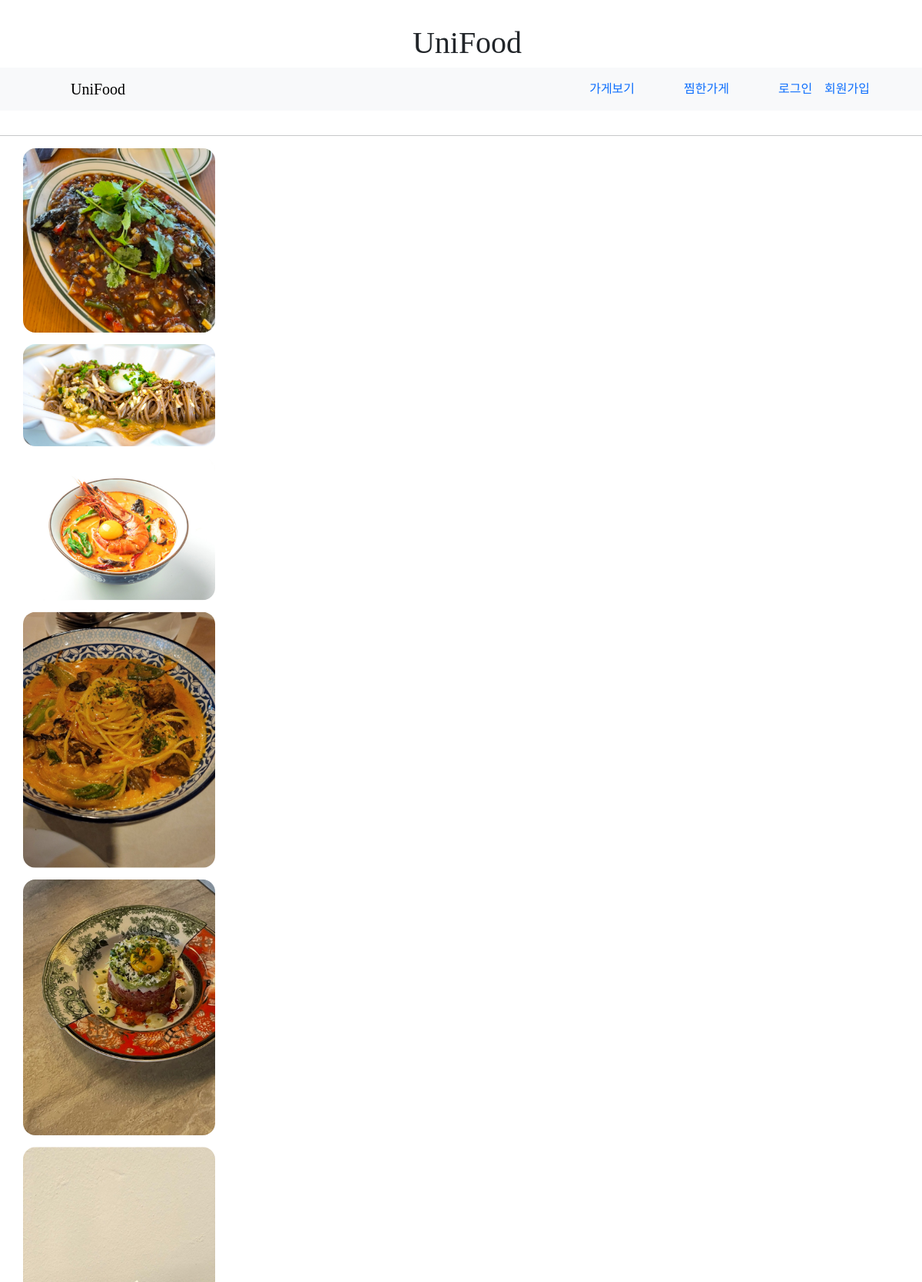
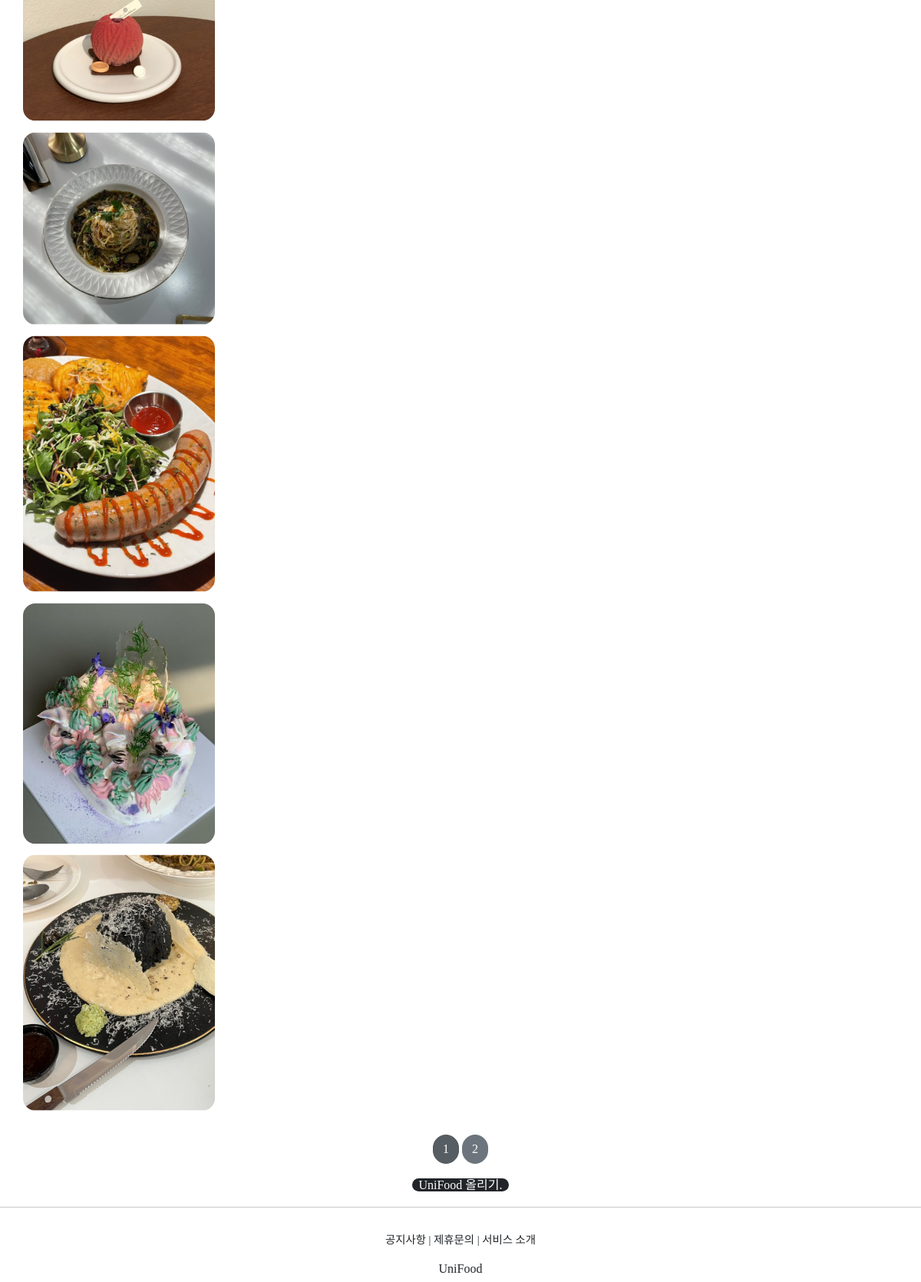
The app's page /, older data (2 pictures, top to bottom).
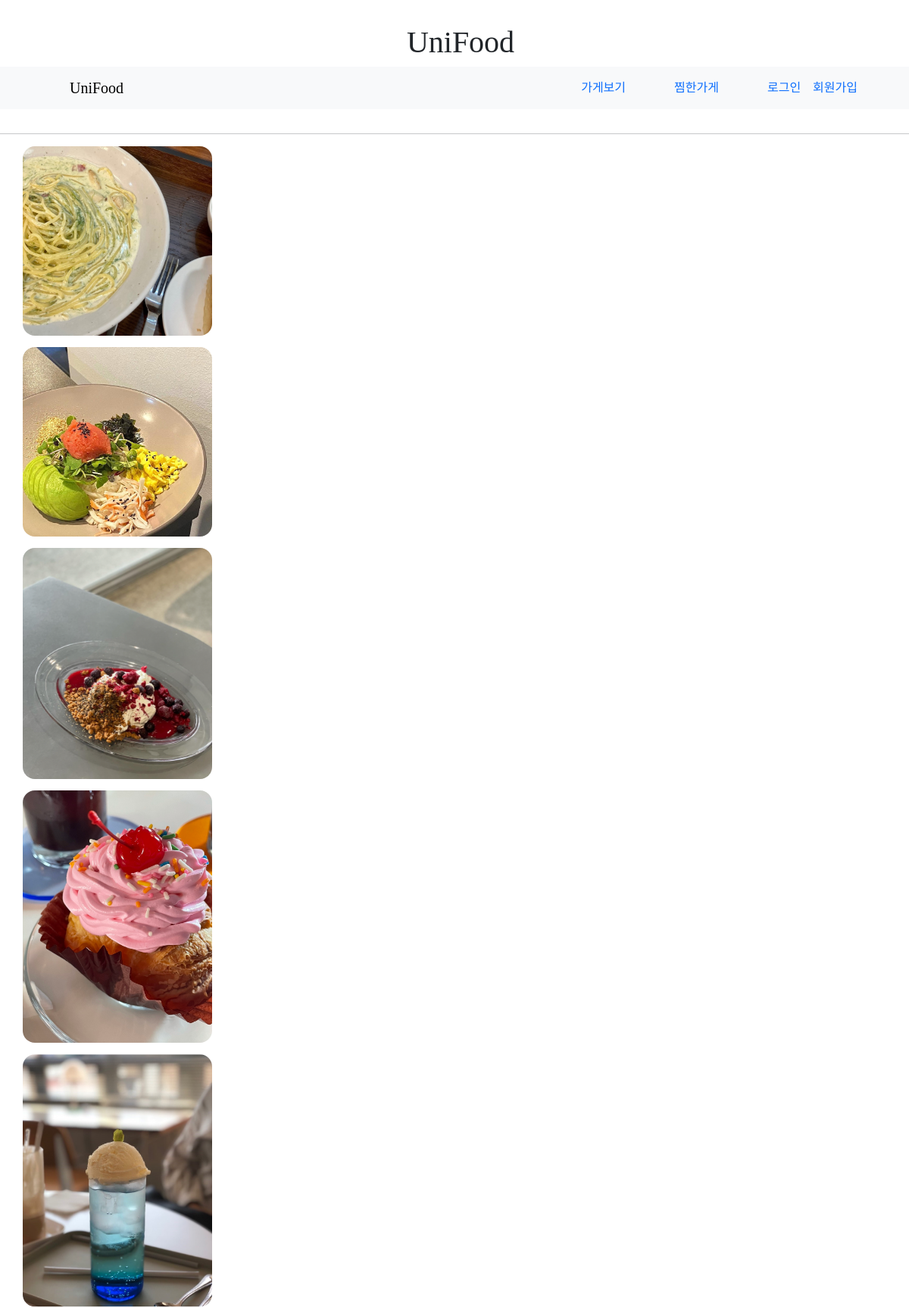
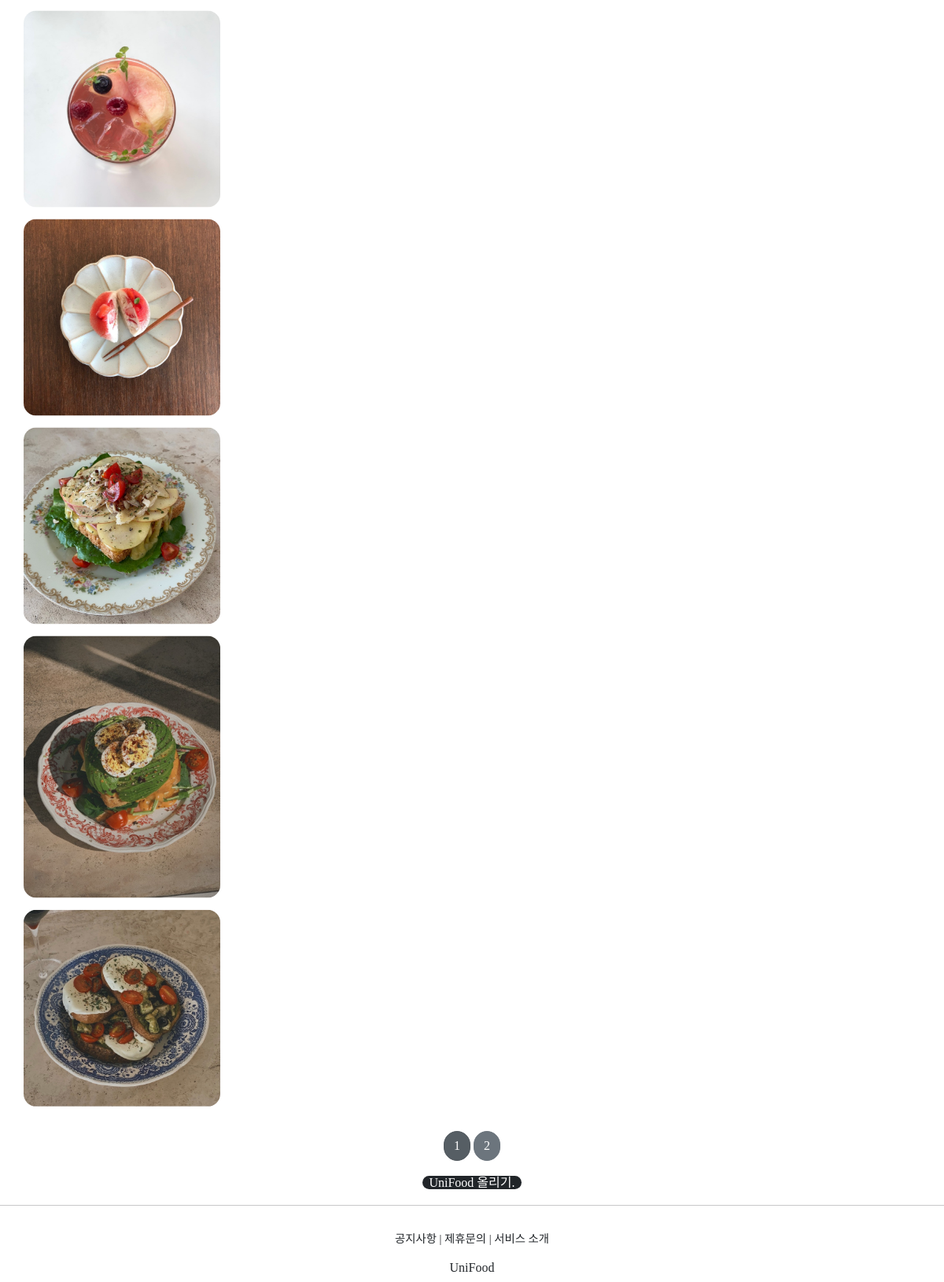
The same page, newer data (2 pictures, top to bottom).
### articleapp/models.py (models this page shows)
class Article(models.Model):
    writer = models.ForeignKey(User, on_delete=models.SET_NULL, related_name='article',null=True)
    project = models.ForeignKey(Project, on_delete=models.SET_NULL, related_name='article', null=True)
    title = models.CharField(max_length=200, null=True)
    image = models.ImageField(upload_to='article/', null=False)
    content = models.TextField(null=True)
    created_at = models.DateField(auto_now_add=True, null=True)
    like = models.IntegerField(default=0)

### articleapp/views.py (the view)
# urls.py: path('', ArticleListView.as_view(), name='home'),
class ArticleListView(ListView):
    model = Article
    context_object_name = 'article_list'
    template_name = 'articleapp/list.html'
    paginate_by = 10
    def get_queryset(self):
        return Article.objects.all().order_by('-pk')

### articleapp/templates/articleapp/list.html (shortened to what this page needs)
{% extends 'base.html' %}
{% load static %}
{% block content %}
    {% if article_list %}
    <div class="container">
        {% for article in article_list %}
        <a href="{% url 'articleapp:detail' pk=article.pk %}">
            {% include 'snippets/card.html' with article=article %}
        </a>
        {% endfor %}
    </div>
    {% else %}
    <div class="text-center">
        <h1>No Articles YET!</h1>
    </div>
    {% endif %}
    {% include 'snippets/pagenation.html' with page_obj=page_obj %}
    <div style="text-align: center">
        <a href="{% url 'articleapp:create' %}" class="btn-dark rounded-pill col-3 mt-3 mb-3 px-2">
            UniFood 올리기.
        </a>
    </div>
{% endblock %}

### templates/snippets/card.html
<div>
    <img src="{{ article.image.url }}" alt="">
</div>

Row changes from the older to the newer data that the page shows:
no longer on this page (row unchanged): Article: image (picture)
no longer on this page (row unchanged): Article: image (picture)
no longer on this page (row unchanged): Article: image (picture)
no longer on this page (row unchanged): Article: image (picture)
no longer on this page (row unchanged): Article: image (picture)
no longer on this page (row unchanged): Article: image (picture)
no longer on this page (row unchanged): Article: image (picture)
no longer on this page (row unchanged): Article: image (picture)
no longer on this page (row unchanged): Article: image (picture)
no longer on this page (row unchanged): Article: image (picture)
added Article: image (picture)
added Article: image (picture)
added Article: image (picture)
added Article: image (picture)
added Article: image (picture)
added Article: image (picture)
added Article: image (picture)
added Article: image (picture)
added Article: image (picture)
added Article: image (picture)
